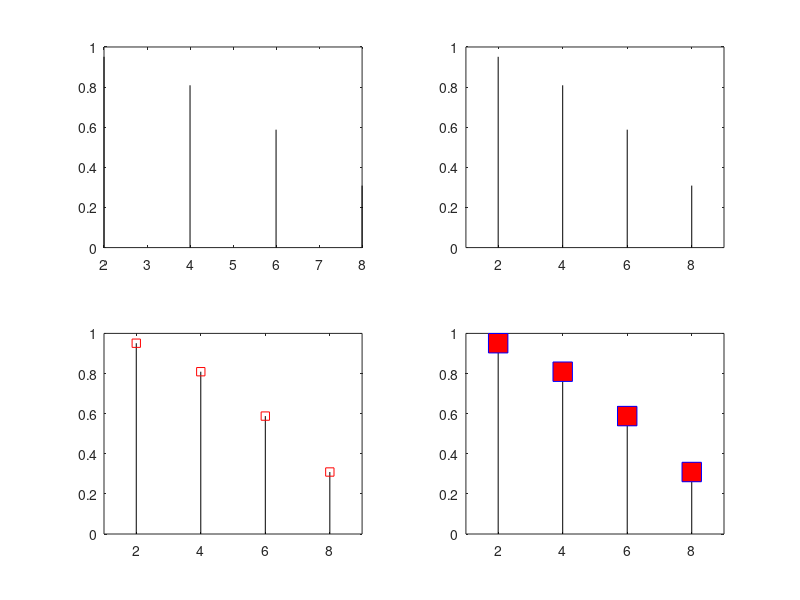

Write the MATLAB code that produced this figure.

clc,clear all;
format long
figure
subplot(2,2,1)
x = 2:2:8;
y = [zeros(1, length(x)); cos(pi*x/20)];
z=[x; x]
plot([x; x], y, 'k')

subplot(2,2,2)
x = 2:2:8;
y = [zeros(1, length(x)); cos(pi*x/20)];
z=[x; x]
plot([x; x], y, 'k')
axis([1 9 0 1])

subplot(2,2,3)
x = 2:2:8;
y = [zeros(1, length(x)); cos(pi*x/20)];
plot([x; x], y, 'k',x,cos(pi*x/20),'rs')
v = axis;
v(1) = 1; v(2) = 9;
axis(v)

subplot(2,2,4)
x = 2:2:8;
y = [zeros(1, length(x)); cos(pi*x/20)];
plot([x; x], y, 'k')
hold on
plot(x, cos(pi*x/20), 's', 'MarkerEdgeColor', 'b', 'MarkerFaceColor', 'r'...
,'MarkerSize', 14)
axis([1, 9, 0, 1])
